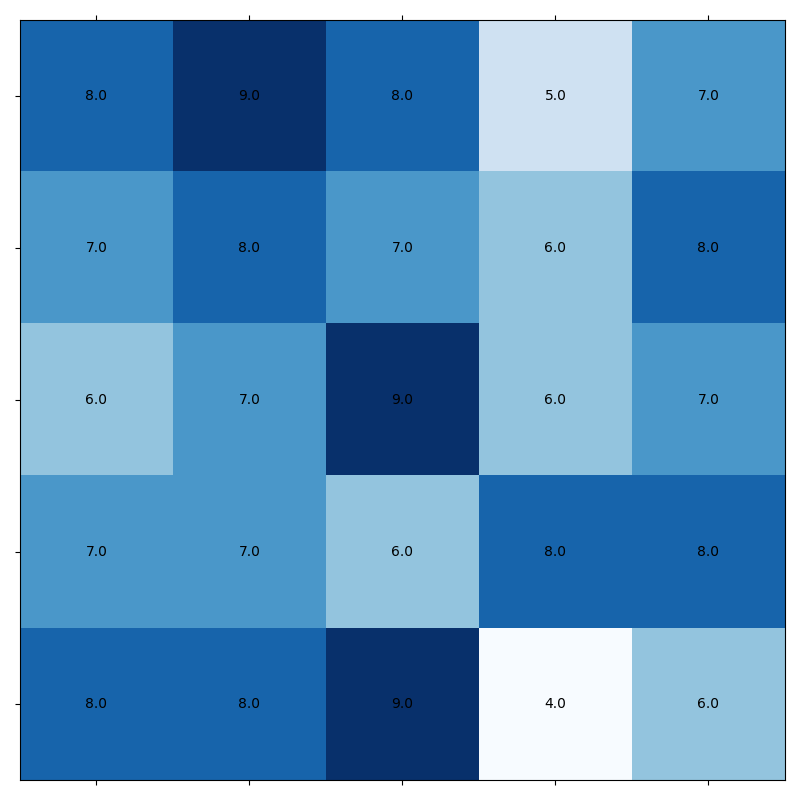

Python code for this plot:
import matplotlib.pyplot as plt
import numpy as np

modern_writers = ['Morrison', 'Atwood', 'Toni', 'Murakami', 'Rushdie']
modern_data = {
    'Morrison': [8, 9, 8, 5, 7],
    'Atwood': [7, 8, 7, 6, 8],
    'Toni': [6, 7, 9, 6, 7],
    'Murakami': [7, 7, 6, 8, 8],
    'Rushdie': [8, 8, 9, 4, 6]
}

categories = ['Creativity', 'Emotional Depth', 'Social Commentary', 'Humor', 'Style']

fig, ax_heatmap = plt.subplots(figsize=(8, 8))
cax = ax_heatmap.matshow(np.array([modern_data[writer] for writer in modern_writers]), cmap='Blues', aspect='auto')

ax_heatmap.set_xticks(np.arange(len(categories)))
ax_heatmap.set_yticks(np.arange(len(modern_writers)))
ax_heatmap.set_xticklabels([])
ax_heatmap.set_yticklabels([])

for i in range(len(modern_writers)):
    for j in range(len(categories)):
        ax_heatmap.text(j, i, f"{modern_data[modern_writers[i]][j]:.1f}", ha='center', va='center', color='black')

plt.tight_layout()
plt.show()
